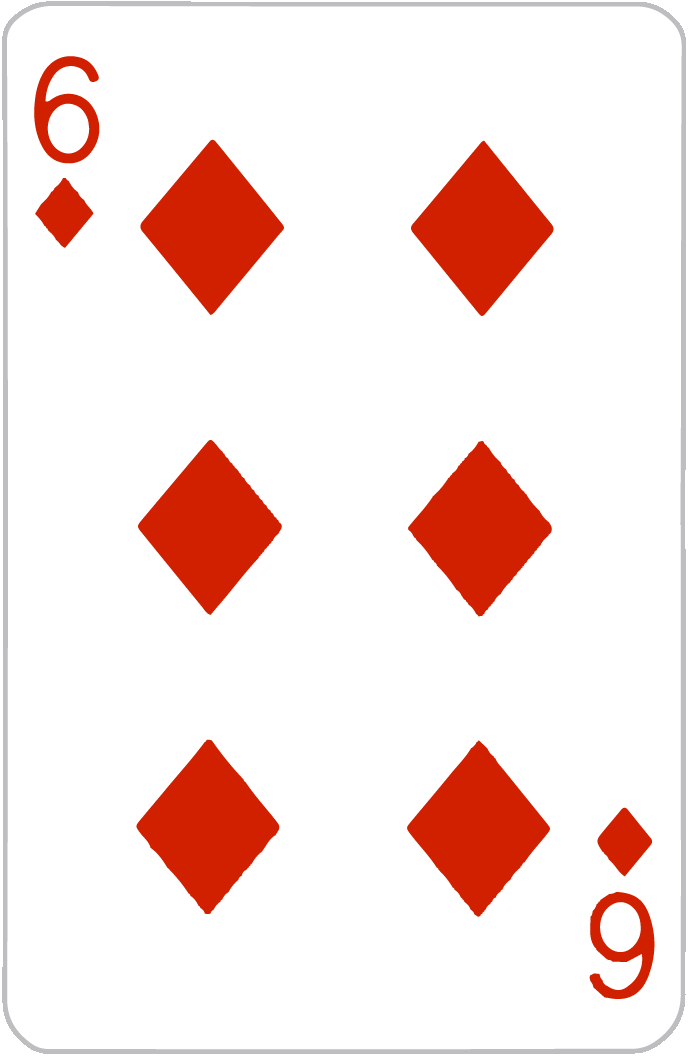
#> input picture Python2_HW/exam/diamond.png, 691 x 1056 px
$ python Exam_Sona_Asatryan.py
#> lines starting #> are read from the running program, lines starting #| are printed output that depends on the picture; after the words box and inside, x2 and y2 are one past the last pixel; in counts of white or black regions, pixels touching at a corner belong together
# The shapes are hearts, diamonds, clubs, and spades.

import cv2 as cv

img = cv.imread('diamond.png')
#> img is the input picture: shape (1056, 691, 3); mean B, G, R 222.8, 226.6, 247.8
gray = cv.cvtColor(img, cv.COLOR_BGR2GRAY)
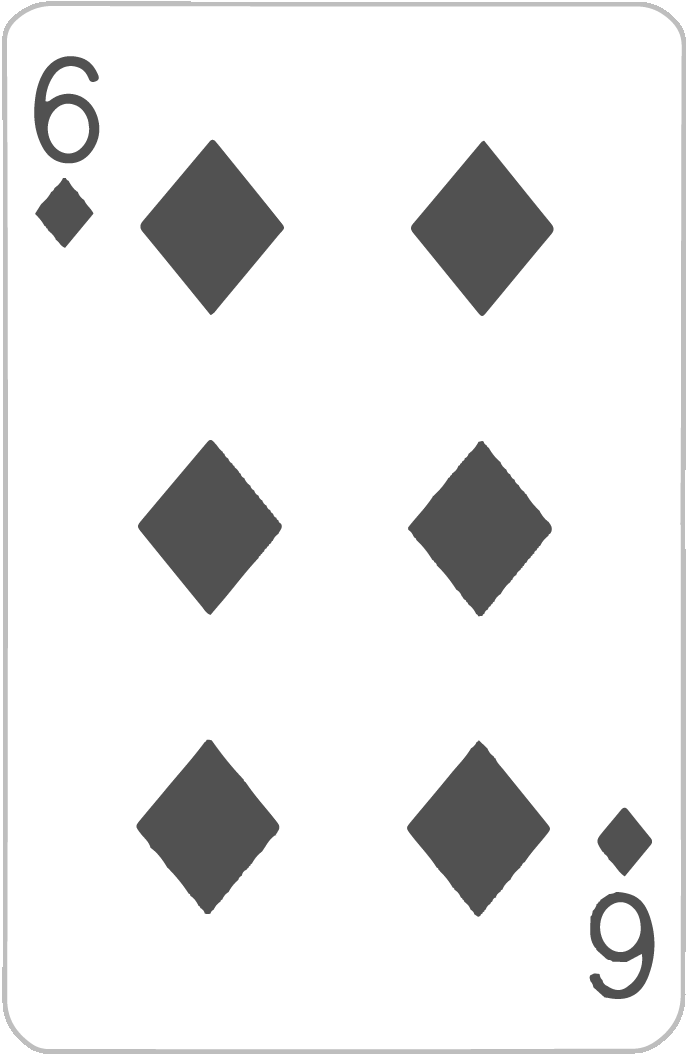
#> gray: shape (1056, 691); min 81, max 255, mean 232.5
canny = cv.Canny(gray, 125, 175)
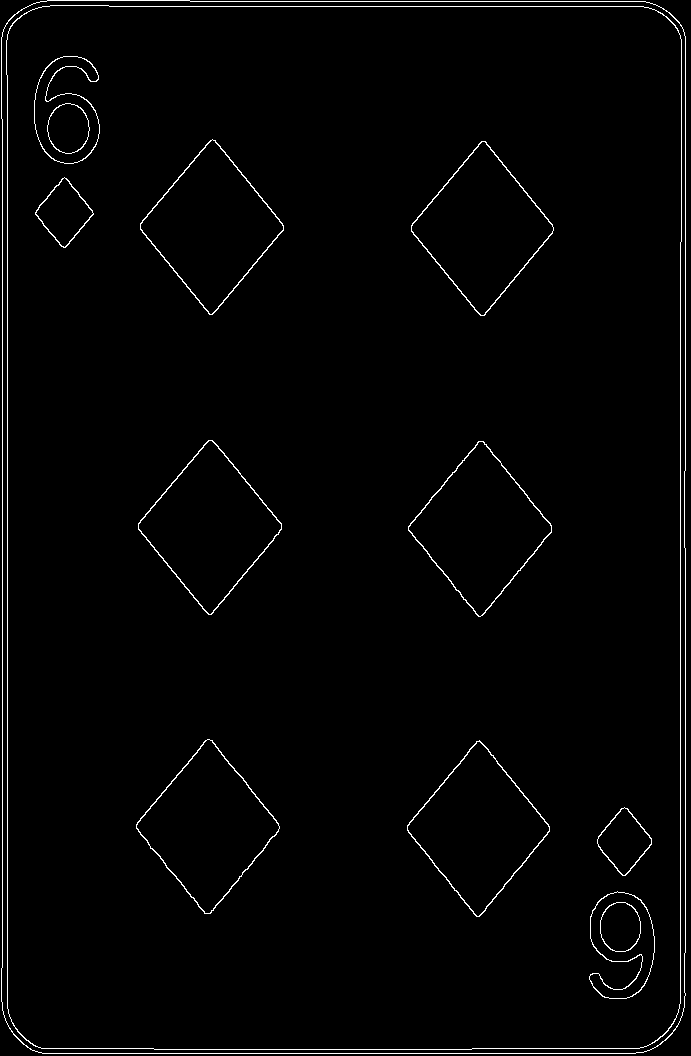
#> canny: shape (1056, 691); 1.7% white in thin lines or dots
dilated = cv.dilate(canny, (7, 7), iterations = 3)
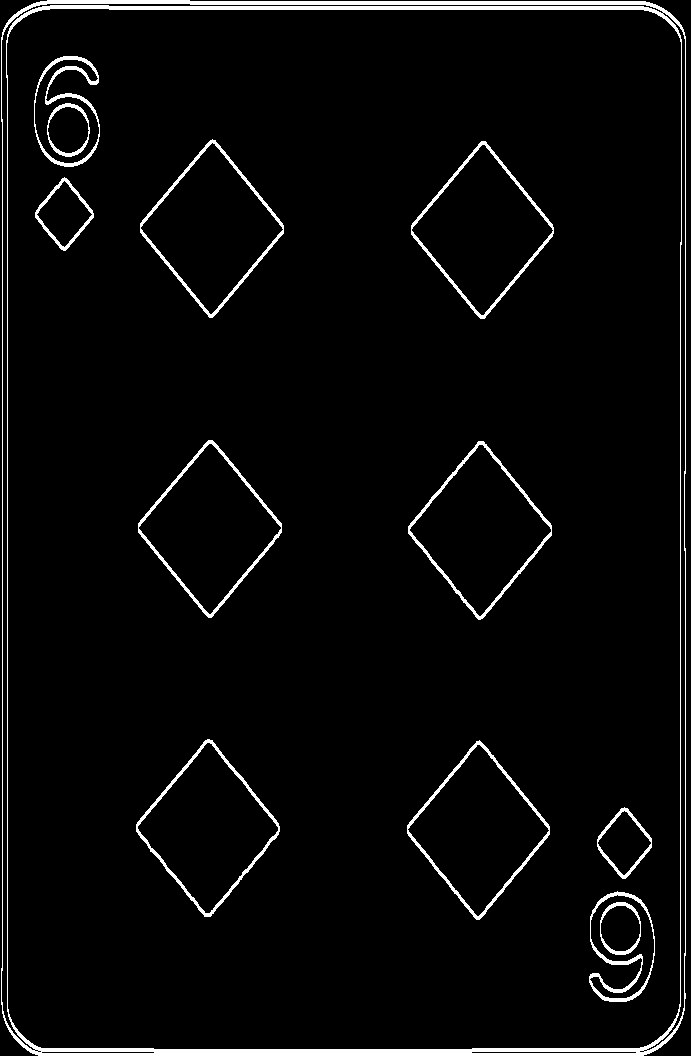
#> dilated: shape (1056, 691); 3.8% white; 13 white regions

ret, thresh = cv.threshold(dilated, 125, 255, cv.THRESH_BINARY)
contours, hierarchies = cv.findContours(thresh, cv.RETR_TREE, cv.CHAIN_APPROX_NONE)
#> contours = 34 contours, 4 with area under 20; largest, box (x1, y1, x2, y2) and area: (1, 0, 686, 1056) 718066, (6, 8, 682, 1050) 698138, (138, 440, 282, 618) 13672, (408, 441, 552, 620) 13631, (136, 739, 280, 917) 13630

for contour in contours:
    approx = cv.approxPolyDP(contour, 0.01* cv.arcLength(contour, True), True)
    #cv.drawContours(img, [approx], -1, (0, 0, 0), 3)
    x = approx.ravel()[0]
    y = approx.ravel()[1] - 5
    if len(approx) == 10:
        cv.putText(img, "Heart", (x, y), cv.FONT_HERSHEY_COMPLEX, 0.5, (0, 0, 0))
    elif len(approx) == 20:
        cv.putText(img, "Club", (x, y), cv.FONT_HERSHEY_COMPLEX, 0.5, (0, 0, 0))
    elif len(approx) == 4 :
        cv.putText(img, "Diamond", (x, y), cv.FONT_HERSHEY_COMPLEX, 0.5, (0, 0, 0))
    elif len(approx) == 21 :
        cv.putText(img, "Spade", (x, y), cv.FONT_HERSHEY_COMPLEX, 0.5, (0, 0, 0))
#> this loop made 34 passes
#> (x, y) on passes 4, 5, 6, 7, 10, 11, 12, 13, 14, 16, 20, 22: (639, 1046), (37, 1046), (643, 1045), (34, 1045), (617, 886), (617, 889), (616, 897), (616, 900), (624, 802), (479, 735), (483, 436), (208, 435)
#> (approx, x, y) on passes 1, 2, 3, 8, 9, 15: ([[21, 9], [9, 1031], [657, 1049], [681, 25]], 21, 4), ([[471, 1052], [636, 1052]], 471, 1047), ([[41, 1052], [154, 1052]], 41, 1047), ([[664, 12], [685, 952], [647, 1050], [680, 1006]], 664, 7), ([[23, 17], [677, 32], [650, 1044], [14, 1026]], 23, 12), ([[624, 810], [651, 843], [623, 875], [597, 842]], 624, 805)
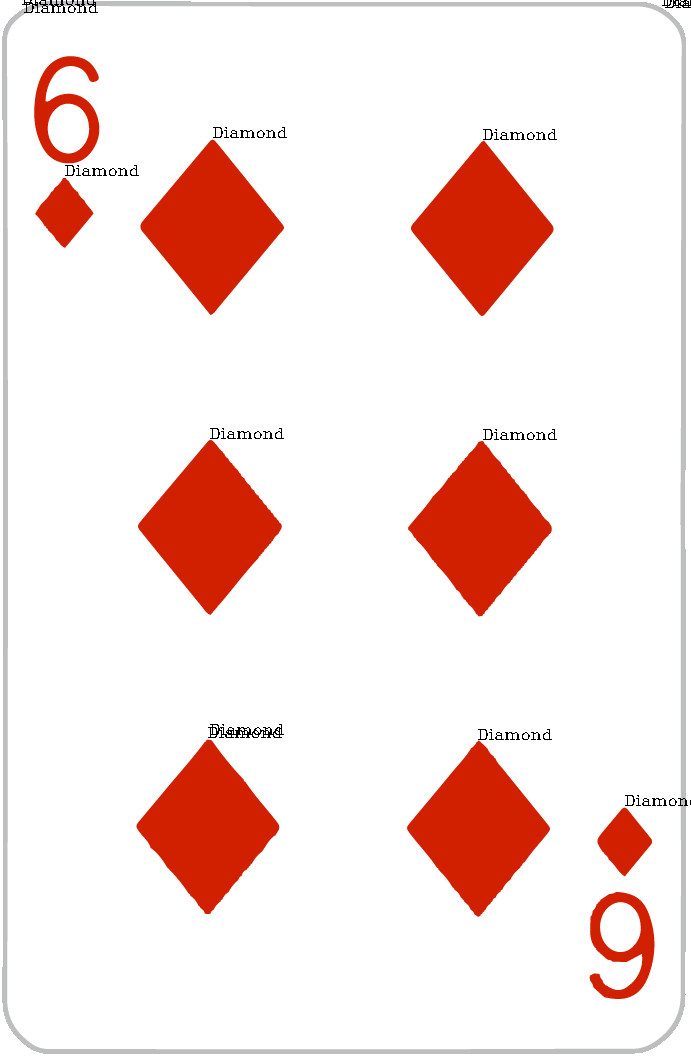
#> img: shape (1056, 691, 3); 0.34% of pixels changed, all inside (x1, y1, x2, y2) = (22, 0, 691, 806)

cv.imshow("Cards1", img)
cv.waitKey(0)
cv.destroyAllWindows()

$ run again, with Python2_HW/exam/club.png copied over Python2_HW/exam/diamond.png
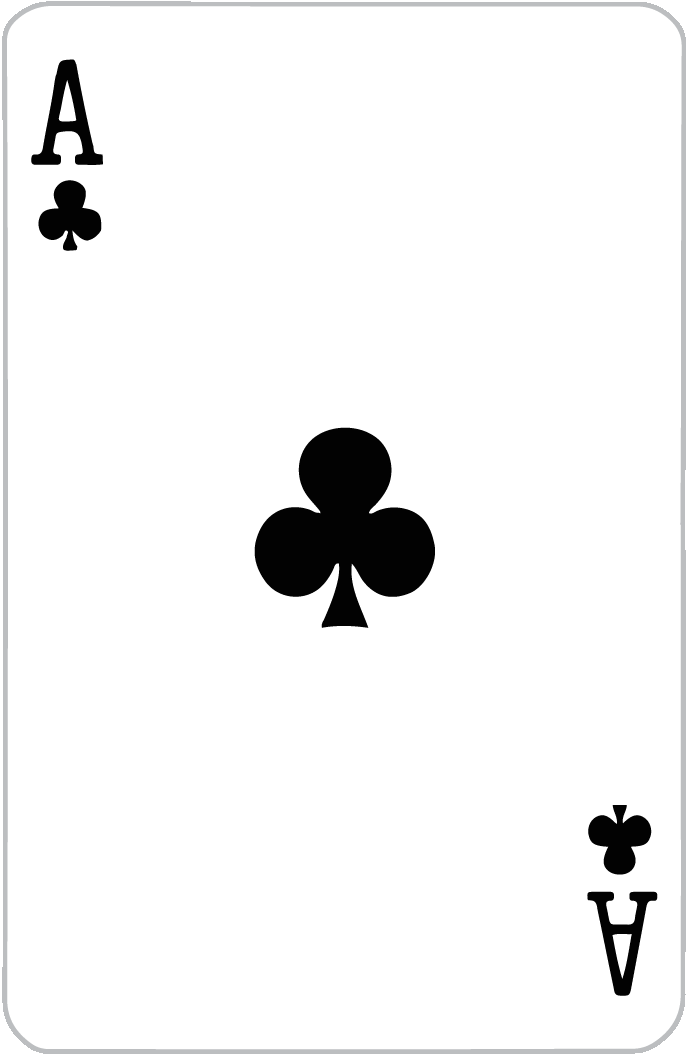
#> input picture Python2_HW/exam/club.png, 691 x 1056 px
#> img is the input picture: shape (1056, 691, 3); mean B, G, R 242.7, 242.7, 242.6
#> `canny = cv.Canny(gray, 125, 175)`:
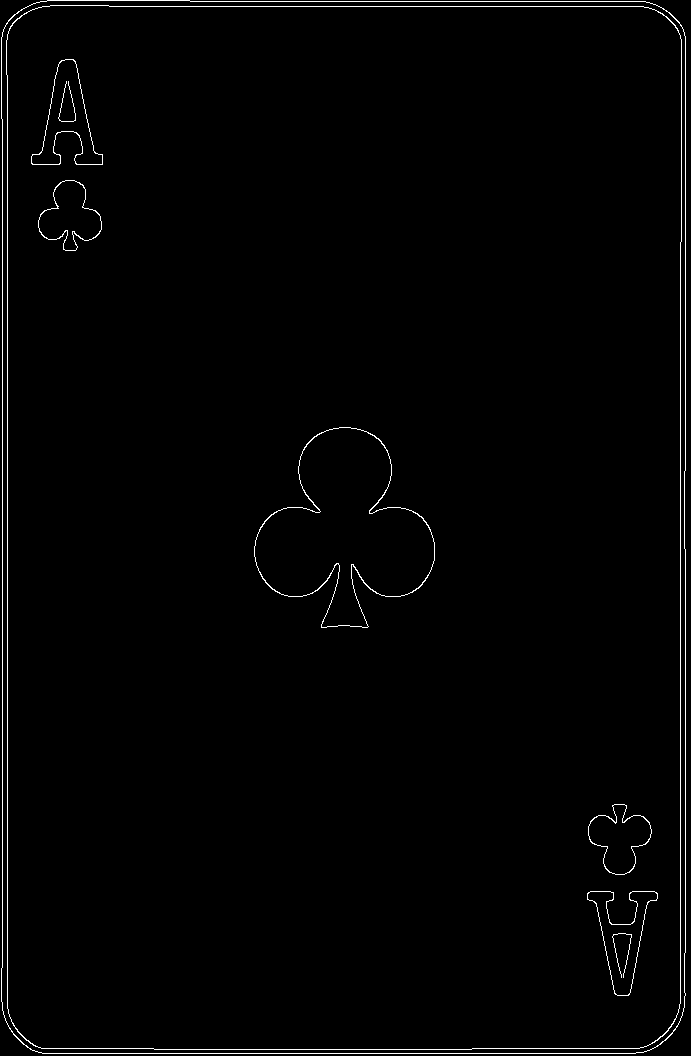
#> canny: shape (1056, 691); 1.3% white in thin lines or dots
#> dilated: shape (1056, 691); 2.8% white; 8 white regions
#> contours = 24 contours, 6 with area under 20; largest, box (x1, y1, x2, y2) and area: (1, 0, 686, 1056) 718066, (6, 8, 682, 1050) 698138, (254, 427, 435, 631) 21701, (254, 430, 435, 628) 19976, (1, 3, 664, 1051) 6567
#> the loop `for contour in contours:` made 24 passes
#> (x, y) on passes 4, 5, 6, 7, 10, 11, 12, 13: (639, 1046), (37, 1046), (643, 1045), (34, 1045), (590, 886), (590, 889), (618, 928), (614, 799)
#> after the loop `for contour in contours:`:
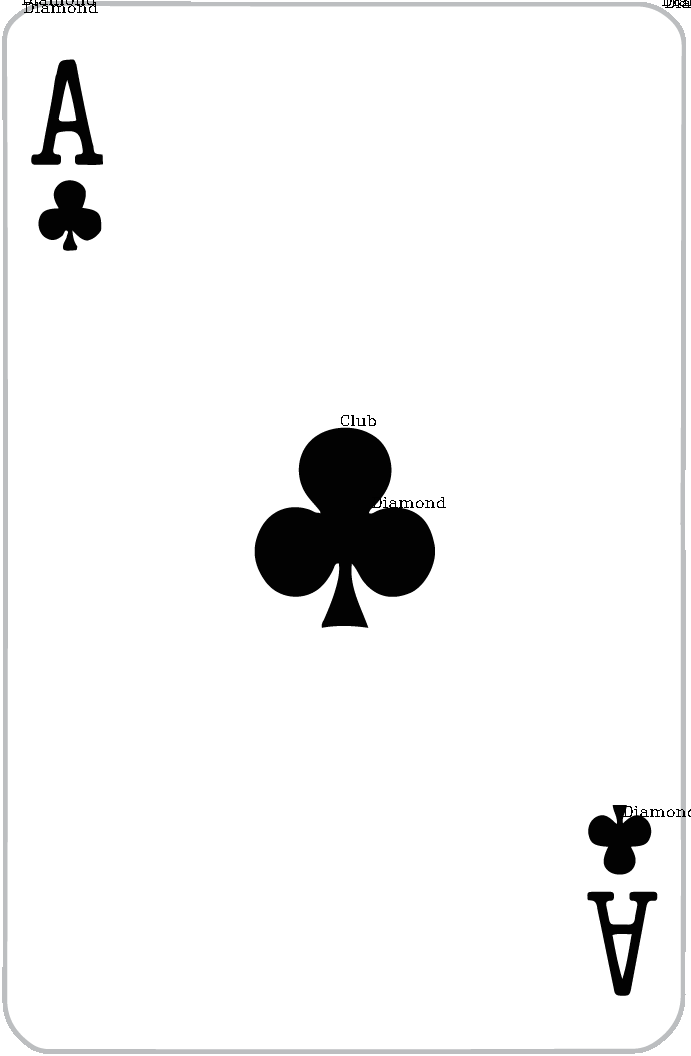
#> img: shape (1056, 691, 3); 0.14% of pixels changed, all inside (x1, y1, x2, y2) = (22, 0, 691, 817)
